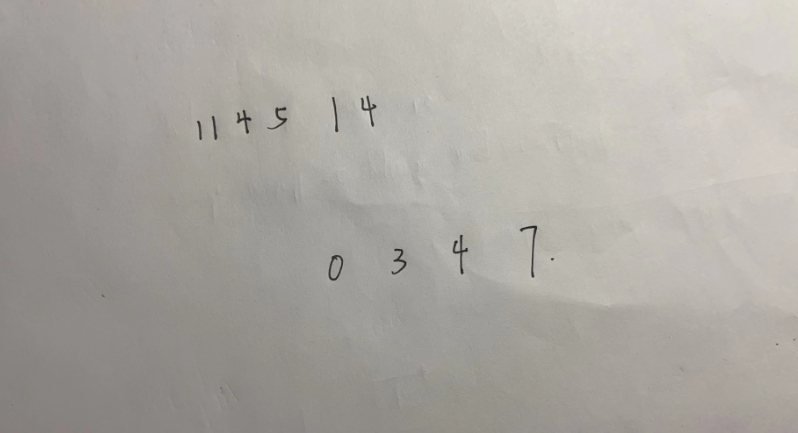
%> input picture CV课设/matlab/Test/test4/test.png, 798 x 433 px
$ octave pngCut.m   (GNU Octave 9; MATLAB toolbox functions it lacks are replaced by stand-ins)
%> lines starting %> are read from the running program, lines starting %| are printed output that depends on the picture; in (x1, y1, x2, y2) boxes, pixels count from 0 and x2, y2 are one past the last pixel; in counts of white or black regions, pixels touching at a corner belong together; the program's own positions count from 1
clear; close all;

% 读取图片
img = imread("C:\code\pythonProject\pythonProject\CV课设\matlab\Test\test4\test.png");
%> img is the input picture: size 433x798x3 uint8; mean R, G, B 171.2, 167.7, 161.7
figure, imshow(img), title('Original Image');

% 转换为灰度图像
grayImg = rgb2gray(img);
% figure, imshow(grayImg), title('Grayscale Image');

% 手动设置阈值
thresholdValue = 0.4; % 示例阈值，您需要根据图像调整这个值
bwImg = imbinarize(grayImg, thresholdValue);
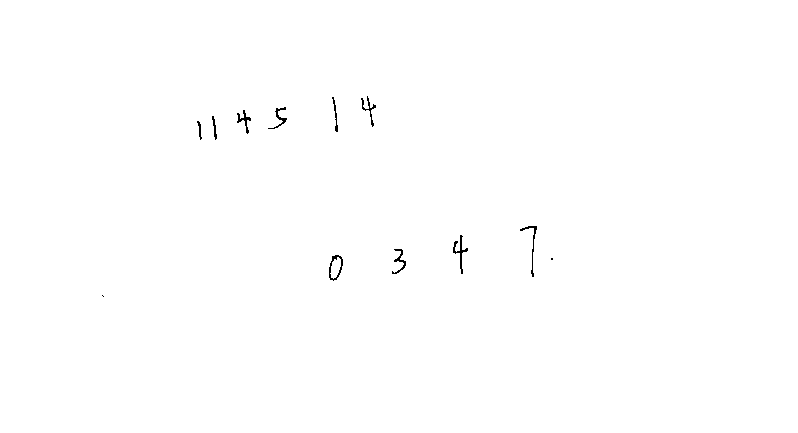
%> bwImg: size 433x798 logical; 99.7% white; black in thin lines or dots, all inside (x1, y1, x2, y2) = (102, 96, 553, 297)
figure, imshow(bwImg), title(['Binary Image with threshold: ', num2str(thresholdValue)]);

% 反转图像，使得数字是白色，背景是黑色
bwImg = ~bwImg;
% figure, imshow(bwImg), title('Inverted Binary Image');

% 使用regionprops来找到连通区域，即手写数字
stats = regionprops(bwImg, 'BoundingBox', 'Area');
%> stats = 12 regions; largest, box (x1, y1, x2, y2) and Area: (453, 235, 468, 274) 134, (329, 255, 343, 281) 115, (520, 226, 537, 277) 108, (237, 110, 251, 134) 99, (392, 249, 406, 274) 99
area = [stats.Area];
%> area = [2 40 52 99 93 115 65 95 99 134 108 4]
avgArea = mean(area);
%> avgArea = 75.5

% 初始化目标文件夹路径
targetFolderPath = 'C:\code\pythonProject\pythonProject\CV课设\matlab\Test\test4\分割图片目标文件夹\';
yasuoFolderPath = 'C:\code\pythonProject\pythonProject\CV课设\matlab\Test\test4\分割图片压缩后\';

% 显示带有边界框的图像
figure, imshow(bwImg), title('Labeled Image');
hold on;

% 初始化一个空矩阵用于存储提取的数据
myX = [];
myY = [];  % 初始化用于存储标签的向量

for i = 1:length(stats)
    % 获取边界框
    bbox = stats(i).BoundingBox;

    % 在原图上绘制边界框
    rectangle('Position', bbox, 'EdgeColor', 'r', 'LineWidth', 2);

    % 添加标记
    text(bbox(1),bbox(2), sprintf('%d', i), 'VerticalAlignment', 'top', 'Color', 'red');

    % 裁剪图像
    digitImg = imcrop(bwImg, bbox);
end
%> this loop made 12 passes
%> bbox on passes 2 to 11: [197.5 121.5 5 19], [212.5 116.5 5 24], [237.5 110.5 14 24], [268.5 107.5 19 22], [329.5 255.5 14 26], [332.5 97.5 6 35], [361.5 96.5 15 31], [392.5 249.5 14 25], [453.5 235.5 15 39], [520.5 226.5 17 51]
%> (bbox, digitImg) on passes 1, 12: ([102.5 295.5 2 2], [true false false; false true false; false false false]), ([551.5 258.5 2 2], [true true false; true true false; false false false])

pause;

% 分割并保存每一个数字
for i = 1:length(stats)
    if stats(i).Area > avgArea / 2 % 处理面积大于平均值的一半的区域

        % 获取边界框
        bbox = stats(i).BoundingBox;

        % 在原图上绘制边界框
        rectangle('Position', bbox, 'EdgeColor', 'r', 'LineWidth', 2);

        % 添加标记
        text(bbox(1),bbox(2), sprintf('%d', i), 'VerticalAlignment', 'top', 'Color', 'red');

        % 裁剪图像
        digitImg = imcrop(bwImg, bbox);

        % 保存原始裁剪图像
        filename = sprintf('%sdigit_%d.png', targetFolderPath, i);
        imwrite(digitImg, filename);

        % 计算填充尺寸，使图像成为正方形
        [rows, cols] = size(digitImg);
        if cols > rows
            % 宽大于长，填充上下
            padSize = (cols - rows) / 2;
            verticalPadding = [floor(padSize), ceil(padSize)]; % 分别是上下填充
            paddedImg = padarray(digitImg, verticalPadding, 0, 'both');
        else
            % 长大于宽，填充左右
            padSize = (rows - cols) / 2;
            horizontalPadding = [floor(padSize), ceil(padSize)]; % 分别是左右填充
            paddedImg = padarray(digitImg, horizontalPadding, 0, 'both');
        end

        % 压缩图像为20x20
        resizedImg = imresize(paddedImg, [20 20]);

        x = resizedImg(:)';

        myX = [myX; x];

        % 显示填充后的图像
        figure; imshow(paddedImg), title(sprintf('Padded Image %d', i));

%> (the run ends here)

$ run again, with CV课设/matlab/Test/test4/第三照片.png copied over CV课设/matlab/Test/test4/test.png
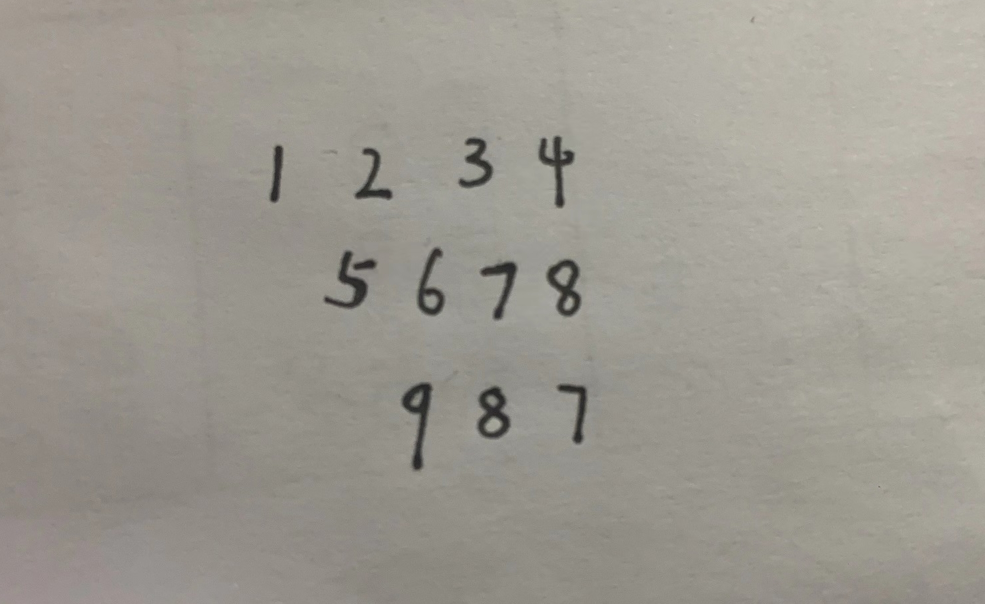
%> input picture CV课设/matlab/Test/test4/第三照片.png, 1969 x 1207 px (shown at 1/2 size)
%> img is the input picture: size 1207x1969x3 uint8; mean R, G, B 157, 153.4, 144.8
%> `bwImg = ~bwImg;`:
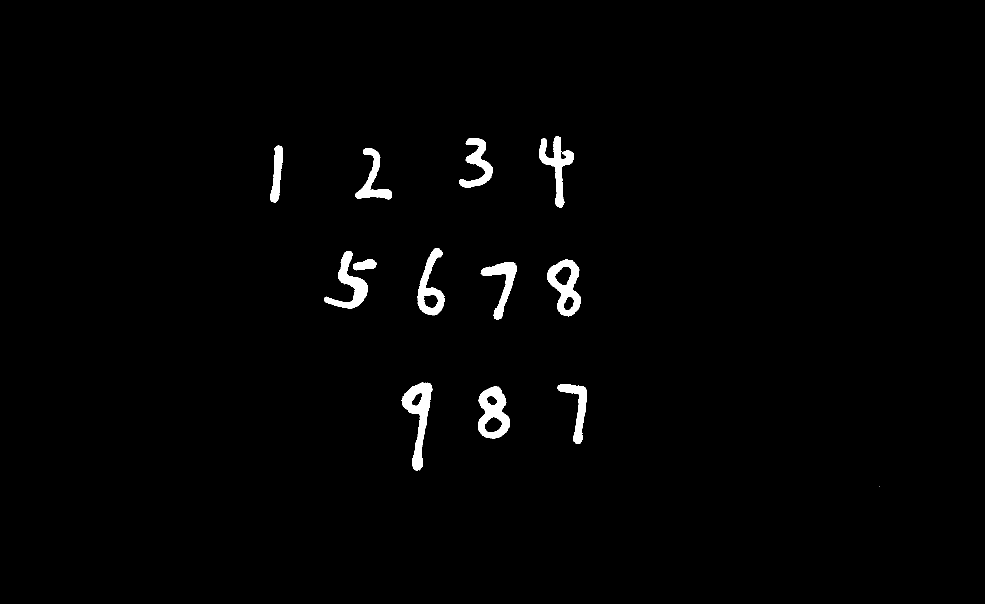
%> bwImg: size 1207x1969 logical (shown at 1/2 size); 1.4% white; 13 white regions (1 under 20 px)
%> stats = 13 regions; largest, box (x1, y1, x2, y2) and Area: (803, 765, 865, 941) 4298, (956, 772, 1020, 877) 3853, (1094, 519, 1162, 633) 3723, (649, 502, 736, 617) 3287, (1078, 273, 1148, 415) 3277
%> area = [1714 3287 732 2455 4298 3063 2678 3853 2758 3277 3723 2377 1]
%> avgArea = 2632
%> the loop `for i = 1:length(stats)` made 13 passes
%> bbox on passes 1 to 8: [540.5 291.5 26 114], [649.5 502.5 87 115], [706.5 519.5 47 22], [710.5 297.5 74 102], [803.5 765.5 62 176], [835.5 496.5 54 135], [918.5 276.5 67 99], [956.5 772.5 64 105]
